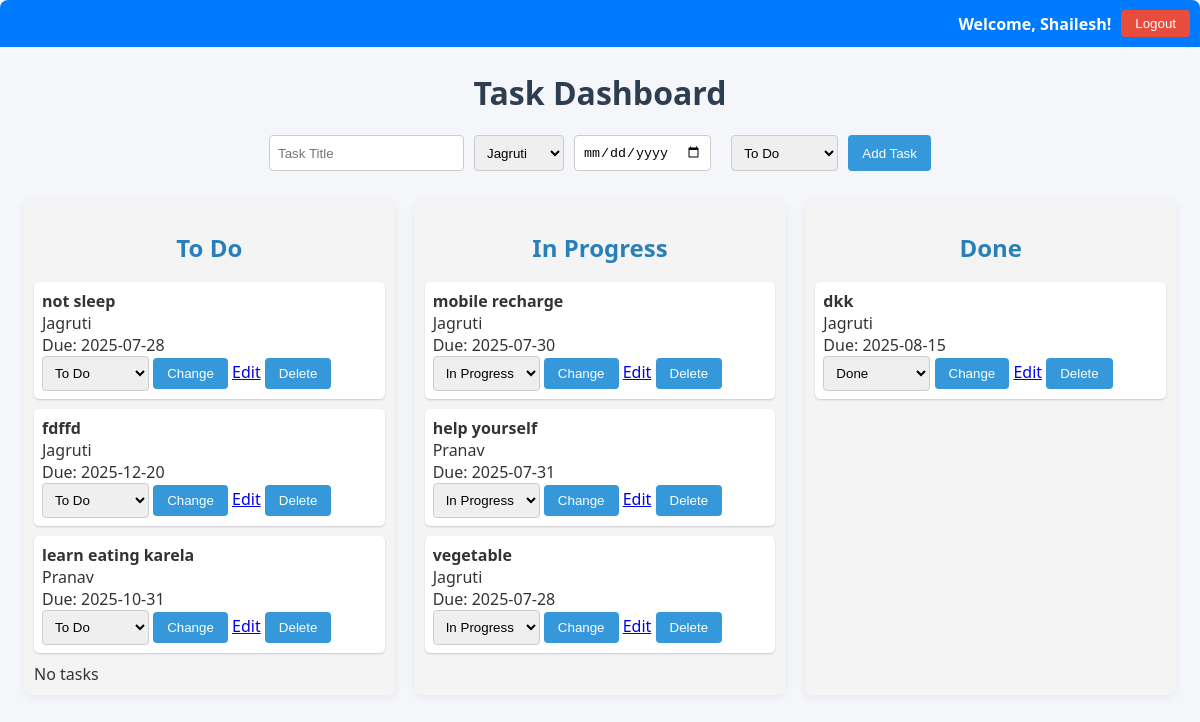
The page / (signed in) on the database its author committed.
### tables this page shows
CREATE TABLE users (
            id INTEGER PRIMARY KEY AUTOINCREMENT,
            username TEXT UNIQUE NOT NULL,
            password TEXT NOT NULL,
            role TEXT NOT NULL CHECK(role IN ('admin', 'user'))
        );

CREATE TABLE tasks (
            id INTEGER PRIMARY KEY AUTOINCREMENT,
            title TEXT NOT NULL,
            assigned_to TEXT NOT NULL,
            status TEXT NOT NULL,
            due_date DATETIME,
            created_at DATETIME DEFAULT CURRENT_TIMESTAMP,
            updated_at DATETIME DEFAULT CURRENT_TIMESTAMP,
            FOREIGN KEY (assigned_to) REFERENCES users(username)
        );

### app.py (the view)
@app.route('/')
def index():
    if 'username' not in session:
        return redirect(url_for('login'))
    conn = get_db_connection()
    if session.get('role') == 'admin':
        tasks = conn.execute('SELECT * FROM tasks').fetchall()
    else:
        username = session.get('username')
        tasks = conn.execute(
            'SELECT * FROM tasks WHERE assigned_to = ? OR title LIKE ?',
            (username, f'%{username}%')
        ).fetchall()
    users = conn.execute('SELECT username FROM users').fetchall()
    conn.close()
    return render_template('index.html', tasks=tasks, users=users)

### app.py (called while the page is built)
def get_db_connection():
    conn = sqlite3.connect('database.db')
    conn.row_factory = sqlite3.Row
    return conn

### templates/index.html (shortened to what this page needs)
<!DOCTYPE html>
<html>
<head>
    <link rel="stylesheet" href="/static/style.css">
</head>
<body>
    <div class="header-bar">
        {% if session.username %}
            <span>Welcome, {{ session.username }}!</span>
            <form action="{{ url_for('logout') }}" method="get" style="display:inline;">
                <button type="submit">Logout</button>
            </form>
        {% endif %}
    </div>
    <h1>Task Dashboard</h1>
    {% if session.username %}
    <form action="/add" method="post">
        <input type="text" name="title" placeholder="Task Title" required>
        <select name="assigned_to" required>
            {% for user in users %}
                <option value="{{ user['username'] }}" {% if task and task.assigned_to == user['username'] %}selected{% endif %}>{{ user['username'] }}</option>
            {% endfor %}
        </select>
        <input type="date" name="due_date" data-warning-id="due-warning-new">
        <select name="status">
            <option value="To Do">To Do</option>
        </select>
        <button type="submit">Add Task</button>
    </form>
    {% endif %}
    <div class="board-container">
        <div class="board">
            <h2>To Do</h2>
            {% set found = false %}
            {% for task in tasks if task.status == 'To Do' %}
              {% set found = true %}
                <div class="task-item">
                    <strong>{{ task.title }}</strong><br>
                    {{ task.assigned_to }}<br>
                    Due: {{ task.due_date }}<br>
                    <form action="{{ url_for('update_status', task_id=task.id) }}" method="post" style="display:inline;">
                        <select name="status">
                            <option value="To Do" {% if task.status == 'To Do' %}selected{% endif %}>To Do</option>
                        </select>
                        <button type="submit">Change</button>
                    </form>
                    {% if session.role == 'admin' %}
                        <a href="{{ url_for('edit_task', task_id=task.id) }}">Edit</a>
                        <form action="{{ url_for('delete_task', task_id=task.id) }}" method="post" style="display:inline;">
                            <button type="submit" onclick="return confirm('Are you sure you want to delete this task?');">Delete</button>
                        </form>
                    {% endif %}
                </div>
            {% endfor %}
            {% if not found %}
              <div>No tasks</div>
            {% endif %}
        </div>
        <div class="board">
            <h2>In Progress</h2>
            {% for task in tasks if task.status == 'In Progress' %}
                <div class="task-item">
                    <strong>{{ task.title }}</strong><br>
                    {{ task.assigned_to }}<br>
                    Due: {{ task.due_date }}<br>
                    <form action="{{ url_for('update_status', task_id=task.id) }}" method="post" style="display:inline;">
                        <select name="status">
                            <option value="In Progress" {% if task.status == 'In Progress' %}selected{% endif %}>In Progress</option>
                        </select>
                        <button type="submit">Change</button>
                    </form>
                    {% if session.role == 'admin' %}
                        <a href="{{ url_for('edit_task', task_id=task.id) }}">Edit</a>
                        <form action="{{ url_for('delete_task', task_id=task.id) }}" method="post" style="display:inline;">
                            <button type="submit" onclick="return confirm('Are you sure you want to delete this task?');">Delete</button>
                        </form>
                    {% endif %}
                </div>
            {% endfor %}
        </div>
        <div class="board">
            <h2>Done</h2>
            {% for task in tasks if task.status == 'Done' %}
                <div class="task-item">
                    <strong>{{ task.title }}</strong><br>
                    {{ task.assigned_to }}<br>
                    Due: {{ task.due_date }}<br>
                    <form action="{{ url_for('update_status', task_id=task.id) }}" method="post" style="display:inline;">
                        <select name="status">
                            <option value="Done" {% if task.status == 'Done' %}selected{% endif %}>Done</option>
                        </select>
                        <button type="submit">Change</button>
                    </form>
                    {% if session.role == 'admin' %}
                        <a href="{{ url_for('edit_task', task_id=task.id) }}">Edit</a>
                        <form action="{{ url_for('delete_task', task_id=task.id) }}" method="post" style="display:inline;">
                            <button type="submit" onclick="return confirm('Are you sure you want to delete this task?');">Delete</button>
                        </form>
                    {% endif %}
                </div>
            {% endfor %}
        </div>
    </div>
</body>
</html>

### static/style.css (style rules this page uses)
body { font-family: 'Segoe UI', Arial, sans-serif; margin: 0; background: #f5f6fa; color: #333; }
.header-bar { display: flex; justify-content: flex-end; align-items: center; gap: 16px; background: #2d3e50; color: #fff; padding: 12px 24px; border-radius: 8px 8px 0 0; }
.header-bar span { font-weight: bold; display: inline-block; vertical-align: middle; }
.header-bar form { margin: 0; display: inline-block; }
.header-bar button { background: #e74c3c; color: #fff; border: none; padding: 6px 14px; border-radius: 4px; cursor: pointer; }
h1 { text-align: center; margin-top: 24px; color: #2d3e50; }
form { display: flex; justify-content: center; gap: 10px; margin-bottom: 30px; }
input[type="text"], input[type="date"], select { padding: 8px; border: 1px solid #ccc; border-radius: 4px; }
button, input[type="submit"] { padding: 8px 14px; background: #3498db; color: #fff; border: none; border-radius: 4px; cursor: pointer; }
.board-container { display: flex; gap: 24px; margin: 0 24px 24px 24px; }
.board { flex: 1; background: #f4f4f4; padding: 16px; border-radius: 10px; min-width: 250px; box-shadow: 0 2px 8px rgba(44, 62, 80, 0.08); }
.board h2 { text-align: center; color: #2980b9; margin-bottom: 18px; }
.task-item { background: #fff; margin-bottom: 14px; padding: 12px; border-radius: 7px; box-shadow: 0 1px 3px #ccc; transition: box-shadow 0.2s; }

### templates/index.html (style rules this page uses)
.board-container { display: flex; gap: 20px; }
.board { flex: 1; background: #f4f4f4; padding: 10px; border-radius: 8px; }
.board h2 { text-align: center; }
.task-item { background: #fff; margin-bottom: 10px; padding: 8px; border-radius: 5px; box-shadow: 0 1px 2px #ccc; }
.header-bar { display: flex; justify-content: flex-end; align-items: center; gap: 10px; background: #007bff; color: white; padding: 10px; border-radius: 8px 8px 0 0; }

### rows shown on the page
users: username "Shailesh"
tasks: title "not sleep", assigned_to "Jagruti", due_date "2025-07-28", status "To Do"
tasks: title "fdffd", assigned_to "Jagruti", due_date "2025-12-20", status "To Do"
tasks: title "learn eating karela", assigned_to "Pranav", due_date "2025-10-31", status "To Do"
tasks: title "mobile recharge", assigned_to "Jagruti", due_date "2025-07-30", status "In Progress"
tasks: title "help yourself", assigned_to "Pranav", due_date "2025-07-31", status "In Progress"
tasks: title "vegetable", assigned_to "Jagruti", due_date "2025-07-28", status "In Progress"
tasks: title "dkk", assigned_to "Jagruti", due_date "2025-08-15", status "Done"

### other values the page prints
form field assigned_to "Jagruti"
